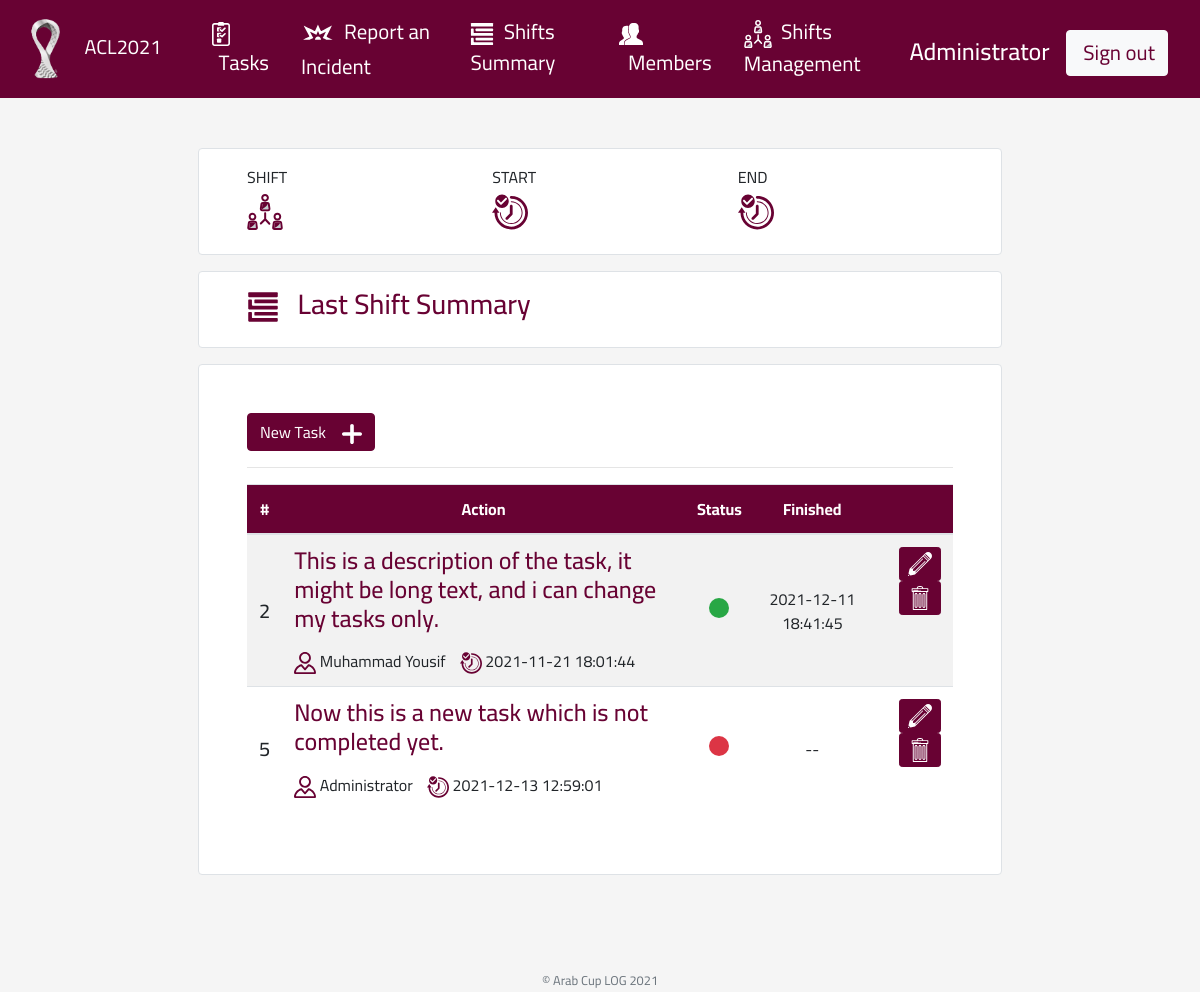
Page / (signed in) on the committed database.
### tables this page shows
CREATE TABLE "members"
(
    id         INTEGER      not null
        primary key autoincrement,
    name       varchar(128) not null,
    email      varchar(128) not null,
    phone      varchar(16)  not null,
    role       varchar(16) default 'Analyst' not null,
    permission varchar(8)  default 'member' not null
, hash varchar(256));

CREATE TABLE `tasks` (
  `id` INTEGER NOT NULL PRIMARY KEY AUTOINCREMENT,
  `member_id` int NOT NULL,
  `task` text NOT NULL,
  `outcome` text,
  `status` varchar(8) NOT NULL DEFAULT 'Pending',
  `created` timestamp NOT NULL DEFAULT CURRENT_TIMESTAMP,
  `finished` datetime DEFAULT NULL
);

### app.py (the view)
@app.route('/', methods=["GET", "POST"])
@login_required
def index():
    if request.method == 'POST':
        if request.form.get('action') == "add":
            member_s = db.execute("SELECT * FROM members")
            return render_template('tasks/edit.html', members=member_s)
        if request.form.get('action') == "edit":
            task_id = request.form.get('id')
            task = db.execute("SELECT * FROM tasks where id=?", task_id)
            member_s = db.execute("SELECT * FROM members")
            if task and member_s:
                return render_template('tasks/edit.html', task=task[0], members=member_s)
            else:
                flash("Not Found")
                return redirect('/')
        if request.form.get('action') == "save":
            task_id = request.form.get('id')
            member_id = request.form.get('member_id')
            task = request.form.get('task')
            outcome = request.form.get('outcome')
            if not task or not member_id:
                flash("Task & Member fields are required!", 'danger')
            if task_id:
                sql = 'UPDATE tasks SET member_id=?, task=?, outcome=? WHERE id=?'
                result = db.execute(sql, member_id, task, outcome, task_id)
            else:
                sql = 'INSERT INTO tasks (member_id, task, outcome) VALUES (?, ?, ?)'
                result = db.execute(sql, member_id, task, outcome)
            if result:
                flash("Saved successful1!", "success")
            else:
                flash("Failed!", 'danger')
            return redirect('/')
        if request.form.get('action') == "delete":
            task_id = request.form.get('id')
            if task_id:
                result = db.execute("DELETE FROM tasks WHERE id=?", task_id)
                if result:
                    flash("Task has been deleted!", "success")
                else:
                    flash("Something went wrong!", "error")
                return redirect('/')
            else:
                return apology('Unauthorized access', 403)
        if request.form.get('action') == "status":
            task_id = request.form.get('id')
            time = dt.now().strftime("%Y-%m-%d %H:%M:%S")
            if task_id:
                task = db.execute("SELECT status FROM tasks WHERE id=?", task_id)[0]
                if task:
                    result = db.execute(
                        "UPDATE tasks SET status=?, finished=? WHERE id=?",
                        ("Done" if task['status'] == "Pending" else "Pending"),
                        (time if task['status'] == "Pending" else ""),
                        task_id
                    )
                    return redirect('/') if result else apology('Something went wrong!')
                else:
                    apology('Something went wrong!')
    else:
        summary = get_last_shift_summary(db)
        where = " WHERE tasks.id=?" if request.args.get('id') else ''
        sql = "SELECT tasks.*, members.name FROM tasks " \
              "LEFT JOIN members ON members.id = tasks.member_id" + where
        if request.args.get('id'):
            result = db.execute(sql, int(request.args.get('id')))
        else:
            result = db.execute(sql)
        return render_template('tasks/view.html', tasks=result, summary=summary)

### app.py (called while the page is built)
@app.after_request
def after_request(response):
    response.headers["Cache-Control"] = "no-cache, no-store, must-revalidate"
    response.headers["Expires"] = 0
    response.headers["Pragma"] = "no-cache"
    return response

### helpers.py (called while the page is built)
def login_required(f):
    @wraps(f)
    def decorated_function(*args, **kwargs):
        if session.get("member_id") is None:
            return redirect("/login")
        return f(*args, **kwargs)
    return decorated_function

def status(value):
    return '<span class="p-2 bg-' + value + ' rounded-circle status"></span>'

def get_last_shift_summary(db):
    result = db.execute("SELECT * FROM summaries ORDER BY created DESC LIMIT 1 ")
    return result[0] if result else ''

### templates/tasks/view.html (shortened to what this page needs)
{% extends "layout.html" %}
{% block main %}
  {% include 'common/shift_summary.html' %}
  <div class="p-5 border rounded bg-white">
    {% if session.permission in ['Super','Admin'] %}
      <form action="" method="post">
        <button name="action" value="add" class="btn btn-primary">
          New Task &numsp; <img src="/static/images/plus.svg" width="20" class="text-white" alt="add new task">
        </button>
      </form>
      <hr>
    {% endif %}
    <table class="table table-striped table-hover">
      <thead>
      <tr class="text-center text-white bg-qatar">
        <th>#</th>
        <th>Action</th>
        <th>Status</th>
        <th>Finished</th>
        <th></th>
      </tr>
      </thead>
      <tbody>
      {% for task in tasks %}
        <tr class="text-center">
          <td class="align-middle h5">{{ task['id'] }}</td>
          <td class="text-left">
            <h4><a class="" href="{{ url_for('index', id=task['id']) }}">{{ task['task']|safe }}</a></h4>
            <img src="/static/images/user-qatar.svg" width="22" alt="Assign to"> {{ task['name'] }}
            <img src="/static/images/time-check-qa.svg" width="22" alt="Created at"> {{ task['created'] }}
          </td>
          <td class="align-items-center align-middle">
            {% if session.member_id == task['member_id'] %}
              <form action="{{ url_for('index') }}" method="post">
                <button class="btn-none" name="action" value="status">
                  {{ ('danger' if  task['status'] == 'Pending' else 'success') |status|safe }}
                </button>
              </form>
            {% else %}
              {{ ('danger' if  task['status'] == 'Pending' else 'success') |status|safe }}
            {% endif %}
          </td>
          <td class="align-items-center align-middle">{{ task['finished'] if task['finished'] else '--' }}</td>
          <td class="text-right">
            {% if session.permission in ['Super','Admin'] or session.id == task['member_id'] %}
              <form class="d-inline-block" action="" method="post">
                <button name="action" value="edit" class="btn btn-primary btn-sm">
                  <img src="/static/images/edit.svg" width="24" alt="">
                </button>
              </form>
            {% endif %}
            {% if session.permission == 'Super' or session.id == task['member_id'] %}
              <form class="d-inline-block" action="" method="post">
                <button name="action" value="delete" class="btn btn-primary btn-sm">
                  <img src="/static/images/trash.svg" width="24" alt="">
                </button>
              </form>
            {% endif %}
          </td>
        </tr>
      {% endfor %}
      </tbody>
    </table>
  </div>
{% endblock %}

### templates/layout.html (shortened to what this page needs)
<!DOCTYPE html>
<html lang="en">
<head>
  <link href="/static/css/bootstrap.min.css" rel="stylesheet"/>
  <link href="/static/css/style.css" rel="stylesheet"/>
</head>
<body>
<header class="container">
  <nav class="navbar navbar-expand-md navbar-dark fixed-top bg-qatar">
    <a class="navbar-brand" href="#" title="Arab Cup 2021">
      <img src="/static/images/cup-log.png" height="64" alt="Arab Cup Log">
      ACL2021
    </a>
    <div class="collapse navbar-collapse " id="navbarCollapse">
      {% if session.member_id %}
        <ul class="mr-auto navbar-nav">
          <li class="nav-item active">
            <a class="nav-link" href="/">
              <img src="/static/images/task-list.svg" width="24" alt="">&nbsp;&nbsp;Tasks
            </a>
          </li>
          <li class="nav-item active">
            <a class="nav-link" href="{{ url_for('incidents') }}">
              <img src="/static/images/hazard.svg" width="34" alt="Incidents">&nbsp;&nbsp;Report an Incident
            </a>
          </li>
          <li class="nav-item active">
            <a class="nav-link" href="{{ url_for('summaries') }}">
              <img src="/static/images/summary.svg" width="24" alt="Summary">&nbsp;&nbsp;Shifts Summary
            </a>
          </li>
          <li class="nav-item active">
            <a class="nav-link" href="{{ url_for('members') }}">
              <img src="/static/images/users.svg" width="24" alt="Members">&nbsp;&nbsp;Members
            </a>
          </li>
          <li class="nav-item active">
            <a class="nav-link" href="{{ url_for('shifts') }}">
              <img src="/static/images/shift.svg" width="28" alt="Shifts">&nbsp;&nbsp;Shifts Management
            </a>
          </li>
        </ul>
        <ul class="navbar-nav ml-auto mt-2">
          <li class="nav-item active pt-2">
            <h4 class="text-white mb-0">{{ session.name }}</h4>
          </li>
          <li class="nav-item">
            <a class="btn btn-light text-qatar" href="{{ url_for('logout') }}"
               onclick="return confirm('Are you sure, you want to logout?')">
              &nbsp;Sign out
            </a>
          </li>
        </ul>
      {% else %}
        <ul class="navbar-nav ml-auto mt-2">
          <li class="nav-item"><a class="nav-link" href="{{ url_for('register') }}">Register</a></li>
          <li class="nav-item"><a class="nav-link" href="{{ url_for('login') }}">Log In</a></li>
        </ul>
      {% endif %}
    </div>
  </nav>
</header>
<main class="container-fluid p-5 mx-auto w-75 ">
  {% if session.shift %}
    {% include 'common/shift_details.html' %}
  {% endif %}
  {% block main %}{% endblock %}
</main>
<footer class="small text-center text-muted">
  <p class="mt-5 mb-3 text-center text-muted">&copy; Arab Cup LOG 2021</p>
</footer>
</body>
</html>

### static/css/style.css (style rules this page uses)
:root { --input-padding-x: .75rem; --input-padding-y: .75rem; }
* { font-family: 'Cairo', sans-serif; }
a { color: #680233; }
html, body { height: 100%; }
body { padding-top: 100px; background-color: #f5f5f5; }
li.nav-item { padding-right: 1rem; }
li.nav-item > a { font-size: 1.3rem; }
.bg-qatar { background-color: #680233; }
.text-qatar { color: #680233; }
.btn-primary { color: #fff; background-color: #680233; border-color: #680233; }
.btn-none { background: none; color: transparent; border: none; padding: 0; font: inherit; cursor: pointer; outline: inherit; }
.status { display: inline-block; width: 20px; height: 20px; }

### rows in the picture
members: name "Administrator"
tasks: id "2", task "This is a description of the task, it might be long text, and i can change my tasks only.", name "Muhammad Yousif", created "2021-11-21 18:01:44", finished "2021-12-11 18:41:45"
tasks: id "5", task "Now this is a new task which is not completed yet.", name "Administrator", created "2021-12-13 12:59:01", task "--"
